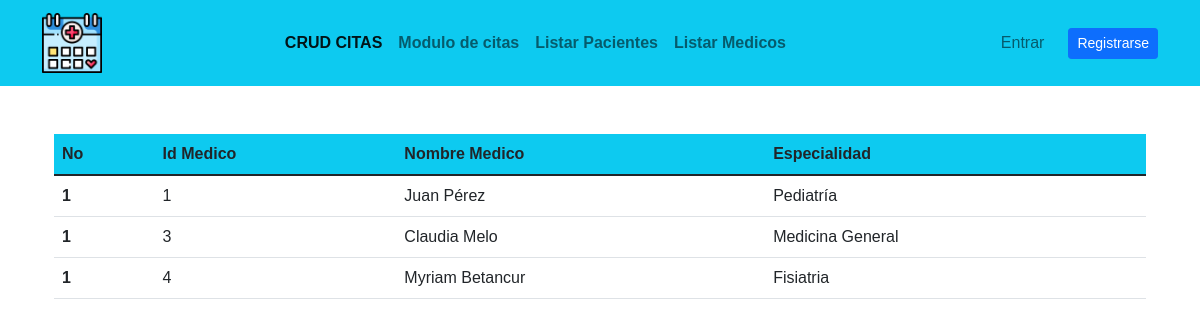
Screenshot of /pages/listar_medicos.php with the database file from the repository.
### tables this page shows
CREATE TABLE `medico` (
  `id` int NOT NULL,
  `nombre` varchar(50) DEFAULT NULL,
  `especialidad` varchar(50) DEFAULT NULL,
  PRIMARY KEY (`id`)
);

### pages/listar_medicos.php (the view)
<?php
include('../header.php');
include('../navbar.php');
?>
<br>
<div class="container px-4">
<div class="col-12">
    <table class="table">
        <thead class="bg-info">
            <tr>
                <th scope="col">No</th>
                <th scope="col">Id Medico</th>
                <th scope="col">Nombre Medico</th>
                <th scope="col">Especialidad</th>
            </tr>
        </thead>
        <tbody>
            <?php
            include("../modelo/conexion.php");
            $sql = $conexion->query("select * from medico");
            while ($datos = $sql->fetch_object()) {
                ?>
                <tr>
                    <th scope="row">1</th>
                    <td>
                <?= $datos->id ?>
              </td>
              <td>
                <?= $datos-> nombre ?>
              </td>
              <td>
                <?= $datos->especialidad ?>
              </td>
                </tr>
</div>
            <?php }
            ?>

### estilos.css (style rules this page uses)
* { margin: 0px; padding: 0px; box-sizing: border-box; }
body, html { height: 100%; font-family: Poppins-Regular, sans-serif; }

### rows the page displays
medico: id "1", nombre "Juan Pérez", especialidad "Pediatría"
medico: id "3", nombre "Claudia Melo", especialidad "Medicina General"
medico: id "4", nombre "Myriam Betancur", especialidad "Fisiatria"
